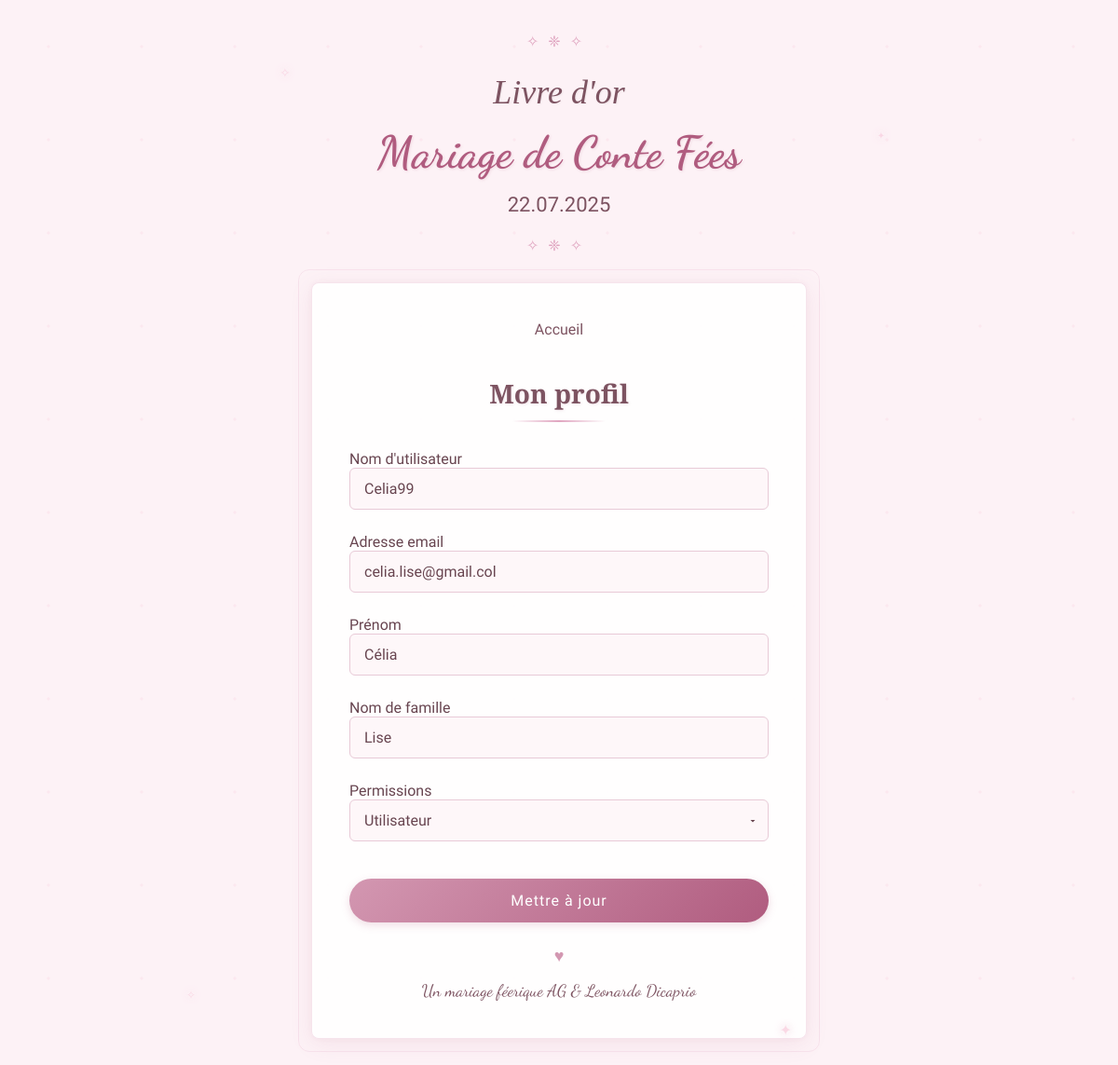
Page /profile.php?id=4 (signed in) on the committed database.
### tables this page shows
CREATE TABLE `users` (
  `id` int(11) NOT NULL AUTO_INCREMENT,
  `username` varchar(40) NOT NULL,
  `email` varchar(100) NOT NULL,
  `user_firstname` varchar(40) NOT NULL,
  `user_lastname` varchar(40) NOT NULL,
  `password` varchar(255) NOT NULL,
  `created_at` timestamp NOT NULL DEFAULT CURRENT_TIMESTAMP,
  `user_permissions` int(11) NOT NULL DEFAULT '1',
  PRIMARY KEY (`id`)
);

### classes/Database.php (called while the page is built)
<?php
class Database
{
    private static $instance = null;
    private $conn;
    private function __construct()
    {
        $host = "localhost";
        $dbname = "guestbook_db";
        $username = "root";
        $password = "";
        try {
            $this->conn = new PDO("mysql:host=$host;dbname=$dbname;charset=utf8", $username, $password);
            $this->conn->setAttribute(PDO::ATTR_ERRMODE, PDO::ERRMODE_EXCEPTION);
        } catch (PDOException $e) {
            die("Erreur de connexion : " . $e->getMessage());
        }
    }
    public static function getInstance()
    {
        if (self::$instance == null) {
            self::$instance = new Database();
        }
        return self::$instance;
    }
    public function getConnection()
    {
        return $this->conn;
    }
}

### classes/User.php (called while the page is built, shortened)
<?php
require_once "Database.php";
class User
{
    private $conn;
    public function __construct()
    {
        $this->conn = Database::getInstance()->getConnection();
    }
    public function getUserById($id)
    {
        $stmt = $this->conn->prepare("SELECT * FROM users WHERE id = :id");
        $stmt->execute([':id' => $id]);
        return $stmt->fetch(PDO::FETCH_ASSOC);
    }
}

### profile.php (the view, shortened to what this page needs)
<?php
require_once "classes/User.php";
$user = new User();
$logged_in_user_id = $_SESSION['user_id'];
$userData = $user->getUserById($logged_in_user_id);
$user_id = $_GET['id'] ?? $logged_in_user_id;
$profileData = $user->getUserById($user_id);
?>
<!DOCTYPE html>
<html lang="fr">
<head>
    <link rel="stylesheet" href="style/login.css">
</head>
<body>
    <div class="page-container">
        <div class="page-header">
            <h1>Livre d'or</h1>
            <h2>Mariage de Conte Fées</h2>
            <h3>22.07.2025</h3>
        </div>
        <div class="connexion-container">
            <ul class="nav-list">
                <li><a href="index.php">Accueil</a></li>
            </ul>
            <h2 class="connexion-title">Mon profil</h2>
            <form method="POST">
                <div class="form-group">
                    <label for="username">Nom d'utilisateur</label>
                    <input type="text" name="username" value="<?php echo htmlspecialchars($profileData['username']); ?>" required>
                </div>
                <div class="form-group">
                    <label for="email">Adresse email</label>
                    <input type="email" name="email" placeholder="Email" value="<?php echo htmlspecialchars($profileData['email']); ?>" required>
                </div>
                <div class="form-group">
                    <label for="firstname">Prénom</label>
                    <input type="text" name="firstname" placeholder="Prénom" value="<?php echo htmlspecialchars($profileData['user_firstname']); ?>" required>
                </div>
                <div class="form-group">
                    <label for="lastname">Nom de famille</label>
                    <input type="text" name="lastname" placeholder="Nom" value="<?php echo htmlspecialchars($profileData['user_lastname']); ?>" required>
                </div>
                <?php if ($userData['user_permissions'] == 2) { ?>
                    <div class="form-group">
                        <label for="user_permissions">Permissions</label>
                        <select name="user_permissions" id="user_permissions">
                            <option value="1" <?= $profileData['user_permissions'] == 1 ? 'selected' : '' ?>>Utilisateur</option>
                        </select>
                    </div>
                <?php } ?>
                <button type="submit" class="btn-connect">Mettre à jour</button>
            </form>
            <div class="heart-icon">♥</div>
            <div class="couple-names">Un mariage féerique AG & Leonardo Dicaprio</div>
        </div>
        <div class="magic-sparkle sparkle1">✧</div>
        <div class="magic-sparkle sparkle2">✦</div>
        <div class="magic-sparkle sparkle3">✧</div>
        <div class="magic-sparkle sparkle4">✦</div>
    </div>
</body>
</html>

### style/login.css (style rules this page uses)
body { background-color: #fdf2f6; font-family: 'Alice', serif; color: #684550; margin: 0; padding: 20px; min-height: 100vh; display: flex; flex-direction: column; align-items: center; justify-content: center; }
.page-container { width: 100%; max-width: 1000px; position: relative; }
.page-header { text-align: center; margin-bottom: 30px; position: relative; }
.page-header:before, .page-header:after { content: "✧❈✧"; display: block; color: #e0a5c0; font-size: 16px; margin: 15px 0; letter-spacing: 10px; }
h1 { font-family: 'Playfair Display', serif; font-style: italic; font-weight: 400; color: #7d5361; font-size: 36px; margin-bottom: 5px; text-shadow: 1px 1px 2px rgba(0,0,0,0.05); }
h2 { font-family: 'Dancing Script', cursive; font-weight: 700; color: #b05c7f; font-size: 48px; margin: 15px 0; text-shadow: 1px 1px 3px rgba(176, 92, 127, 0.15); }
h3 { font-family: 'Alice', serif; font-weight: 400; color: #7d5361; font-size: 22px; margin-top: 10px; }
.connexion-container { max-width: 450px; margin: 0 auto 40px; padding: 40px; background-color: rgba(255, 255, 255, 0.9); box-shadow: 0 5px 25px rgba(176, 92, 127, 0.1), 0 0 5px rgba(176, 92, 127, 0.05); border-radius: 8px; position: relative; border: 1px solid rgba(224, 165, 192, 0.3); }
.connexion-container:before { content: ""; position: absolute; top: -15px; left: -15px; right: -15px; bottom: -15px; border: 1px solid rgba(224, 165, 192, 0.2); border-radius: 12px; z-index: -1; pointer-events: none; }
.nav-list { list-style-type: none; padding: 0; margin: 0 0 40px; display: flex; justify-content: center; gap: 30px; }
.nav-list li { position: relative; }
.nav-list li:after { content: "♦"; position: absolute; top: 0; right: -20px; color: #e0a5c0; font-size: 8px; }
.nav-list li:last-child:after { display: none; }
.nav-list a { color: #7d5361; text-decoration: none; font-size: 16px; transition: all 0.3s ease; position: relative; }
h2.connexion-title { font-family: 'Playfair Display', serif; font-size: 28px; color: #7d5361; margin-bottom: 30px; text-align: center; position: relative; }
h2.connexion-title:after { content: ""; display: block; width: 100px; height: 2px; background: linear-gradient(to right, transparent, #e0a5c0, transparent); margin: 10px auto 0; }
select { width: 100%; padding: 12px 15px; background-color: rgba(253, 242, 246, 0.5); border: 1px solid #e8cad7; border-radius: 6px; font-family: 'Alice', serif; font-size: 16px; color: #684550; box-sizing: border-box; transition: all 0.3s ease; appearance: none; background-repeat: no-repeat; background-position: right 10px center; background-size: 12px; }
option { font-family: 'Alice', serif; font-size: 16px; color: #684550; }
.form-group { margin-bottom: 25px; }
input[type="email"], input[type="password"], input[type="text"] { width: 100%; padding: 12px 15px; background-color: rgba(253, 242, 246, 0.5); border: 1px solid #e8cad7; border-radius: 6px; font-family: 'Alice', serif; font-size: 16px; color: #684550; box-sizing: border-box; transition: all 0.3s ease; }
input[type="email"]::placeholder, input[type="password"]::placeholder { color: #b28e9b; }
.btn-connect { width: 100%; padding: 14px; background: linear-gradient(135deg, #d397b1, #b05c7f); color: white; border: none; border-radius: 30px; font-family: 'Alice', serif; font-size: 16px; letter-spacing: 1px; cursor: pointer; transition: all 0.3s ease; margin-top: 15px; box-shadow: 0 3px 10px rgba(176, 92, 127, 0.2); }
.heart-icon { display: block; text-align: center; color: #d397b1; font-size: 18px; margin: 25px 0 15px; }
.couple-names { font-family: 'Dancing Script', cursive; font-size: 18px; color: #7d5361; text-align: center; }
.magic-sparkle { position: absolute; color: #f9d1e0; opacity: 0.8; animation: twinkle 3s infinite; text-shadow: 0 0 5px #fff, 0 0 10px #e0a5c0; }
.sparkle1 { top: 50px; left: 20%; font-size: 14px; animation-delay: 0.5s; }
.sparkle2 { top: 120px; right: 15%; font-size: 10px; animation-delay: 1.5s; }
.sparkle3 { bottom: 80px; left: 10%; font-size: 12px; animation-delay: 2s; }
.sparkle4 { bottom: 40px; right: 25%; font-size: 16px; animation-delay: 1s; }

### rows in the picture
users: username "Celia99", email "celia.lise@gmail.col", firstname "Célia", lastname "Lise", user_permissions "Utilisateur"
